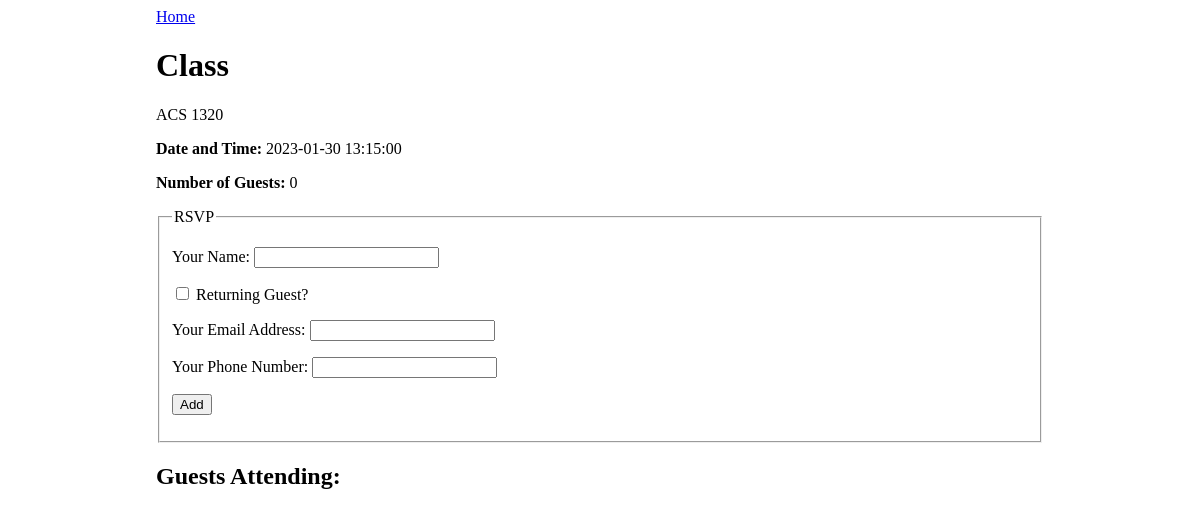
/event/2, run on an earlier commit of the app's database.
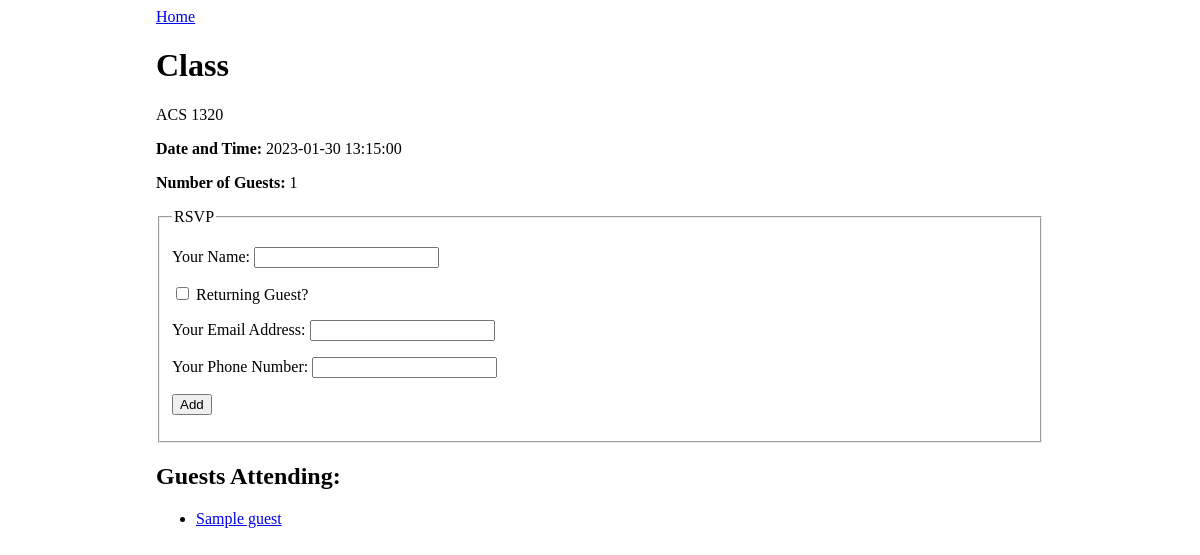
And on a later commit of the database.
### events_app/models.py (models this page shows)
class Event(db.Model):
    id = db.Column(db.Integer, primary_key=True)
    title = db.Column(db.String(80), nullable=False)
    description = db.Column(db.String(250))
    date_and_time = db.Column(db.DateTime)
    guests = db.relationship(
        'Guest', secondary='guest_event', back_populates='events_attending')
    event_type = db.Column(db.Enum(Type), default=Type.OTHER)

class Guest(db.Model):
    id = db.Column(db.Integer, primary_key=True)
    name = db.Column(db.String(80), nullable=False)
    email = db.Column(db.String(80), nullable=False, unique=True)
    phone = db.Column(db.String(10), nullable=False)
    events_attending = db.relationship(
        'Event', secondary='guest_event', back_populates='guests')

### events_app/routes.py (the view)
@main.route('/event/<event_id>', methods=['GET'])
def event_detail(event_id):
    event = Event.query.get(event_id)
    return render_template('event_detail.html', event=event)

### events_app/templates/event_detail.html (shortened to what this page needs)
{% extends 'base.html' %}
{% block content %}
<a href="/">Home</a>
<h1>{{ event.title }}</h1>
<p>{{ event.description }}</p>
<p><strong>Date and Time: </strong>{{ event.date_and_time }}</p>
<p><strong>Number of Guests: </strong>{{ event.guests|length }}</p>
<form method="POST">
    <fieldset>
        <legend>RSVP</legend>
        <p>
            <label>
                Your Name:
                <input type="text" name="guest_name">
            </label>
        </p>
        <p>
            <label>
                <input type="checkbox" name="returning" onchange="returningGuestChanged(this.checked)">
                Returning Guest?
            </label>
        </p>
        <div id="new-guest-info">
            <p>
                <label>
                    Your Email Address:
                    <input type="email" name="email">
                </label>
            </p>
            <p>
                <label>
                    Your Phone Number:
                    <input type="phone" name="phone">
                </label>
            </p>
        </div>
        <p>
            <input type="submit" name="submit" value="Add">
        </p>
    </fieldset>
</form>
<h2>Guests Attending:</h2>
<ul>
    {% for guest in event.guests %}
    <li><a href="/guest/{{ guest.id }}">{{ guest.name }}</a></li>
    {% endfor %}
</ul>
{% endblock %}

### events_app/templates/base.html (shortened to what this page needs)
<!DOCTYPE html>
<html>
    <head>
        <link rel="stylesheet" href="/static/style.css">
    </head>
    <body>
        <div id="content">
            {% block content %}{% endblock %}
        </div>
    </body>
</html>

### events_app/static/style.css (style rules this page uses)
body { display: flex; justify-content: center; }
#content { width: 75%; }

What changed in the data, as far as the page shows it:
added Guest: name "Sample guest"
Also different on the page:
{{ event.guests|length }}: "0" → "1"
